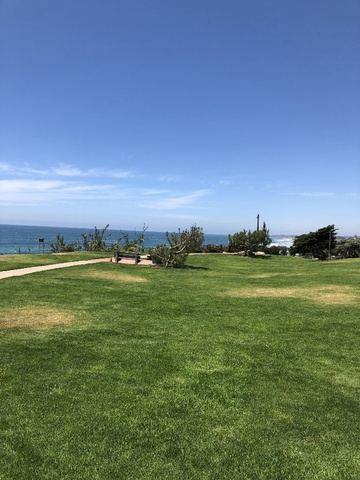
#> input picture Week 7/data/images/scene/scene1.jpg, 360 x 480 px, shrunk from 756 x 1008 before the run; its folder holds 4 pictures in this run
$ jupyter execute assignmentPanaroma.ipynb   (shell and % lines are left out)
#> lines starting #> are read from the running program, lines starting #| are printed output that depends on the picture
[cell 1]
import os
import cv2
import numpy as np
import matplotlib.pyplot as plt

[cell 2]
images = []

imagefiles = ["data/images/scene/" + f for f in os.listdir("data/images/scene") if f.endswith(".jpg")]

imagefiles.sort()

destination = "scene_result.png"

plt.figure(figsize=[20,15])

for filename in imagefiles:
    img = cv2.imread(filename)
#> img is the input picture: shape (480, 360, 3); mean B, G, R 131.1, 128.6, 103.6
    images.append(img)

stitcher = cv2.Stitcher_create()
status, pano = stitcher.stitch(images)
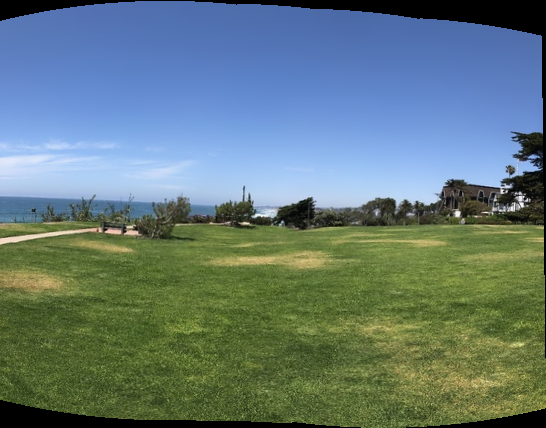
#> pano: shape (428, 546, 3); mean of channels 0, 1, 2 121.2, 122.1, 99.6; drawn as B, G, R

if status == cv2.Stitcher_OK:
    plt.imshow(pano[...,::-1])

cv2.imwrite(destination, pano)
